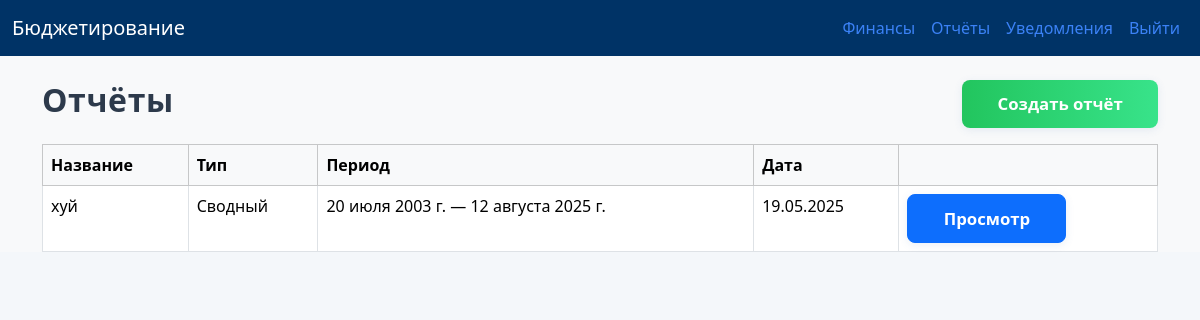
The app's page /reports/ (signed in) with its own data.
### reports/models.py (models this page shows, shortened)
class Report(models.Model):
    REPORT_TYPE_CHOICES = [
        ('summary', 'Сводный'),
        ('detailed', 'Детализированный'),
        ('custom', 'Пользовательский'),
    ]
    title = models.CharField(max_length=200)
    report_type = models.CharField(max_length=20, choices=REPORT_TYPE_CHOICES)
    period_start = models.DateField()
    period_end = models.DateField()
    created_by = models.ForeignKey(User, on_delete=models.CASCADE)
    created_at = models.DateTimeField(auto_now_add=True)
    file = models.FileField(upload_to='reports/', blank=True, null=True)

### reports/views.py (the view)
# urls.py: path('reports/', views.report_list, name='report_list'),
@login_required
def report_list(request):
    reports = Report.objects.filter(created_by=request.user)
    return render(request, 'reports/report_list.html', {'reports': reports})

### templates/reports/report_list.html
{% extends 'base.html' %}
{% block content %}
<div class="d-flex justify-content-between align-items-center mb-3">
  <h2>Отчёты</h2>
  <a class="btn btn-success" href="{% url 'report_create' %}">Создать отчёт</a>
</div>
<table class="table table-bordered table-hover">
  <thead class="table-light">
    <tr>
      <th>Название</th><th>Тип</th><th>Период</th><th>Дата</th><th></th>
    </tr>
  </thead>
  <tbody>
    {% for r in reports %}
      <tr>
        <td>{{ r.title }}</td>
        <td>{{ r.get_report_type_display }}</td>
        <td>{{ r.period_start }} — {{ r.period_end }}</td>
        <td>{{ r.created_at|date:'d.m.Y' }}</td>
        <td><a href="{% url 'report_detail' r.pk %}" class="btn btn-primary btn-sm">Просмотр</a></td>
      </tr>
    {% empty %}
      <tr><td colspan="5">Нет данных</td></tr>
    {% endfor %}
  </tbody>
</table>
{% endblock %}

### static/css/styles.css (style rules this page uses)
body, html { font-family: 'Segoe UI', 'Roboto', 'Arial', sans-serif; background: #f4f7fa; color: #222; }
h2, h1, h3, h4, h5, h6 { font-weight: 700; color: #2d3a4b; letter-spacing: 0.02em; }
button, .btn { border-radius: 8px !important; font-weight: 600; font-size: 1.05rem; padding: 0.7rem 2.2rem; box-shadow: 0 2px 8px rgba(80, 120, 180, 0.12); transition: background 0.2s, box-shadow 0.2s, transform 0.1s; }
.btn-success { background: linear-gradient(90deg, #22c55e 0%, #38e38a 100%); border: none; }
::placeholder { color: #b0b8c1; opacity: 1; }
a, .nav-link { color: #3b82f6; transition: color 0.18s; }

### records on screen
Report: title "хуй", report_type "Сводный", period_start "20 июля 2003 г.", period_end "12 августа 2025 г.", created_at "19.05.2025"
